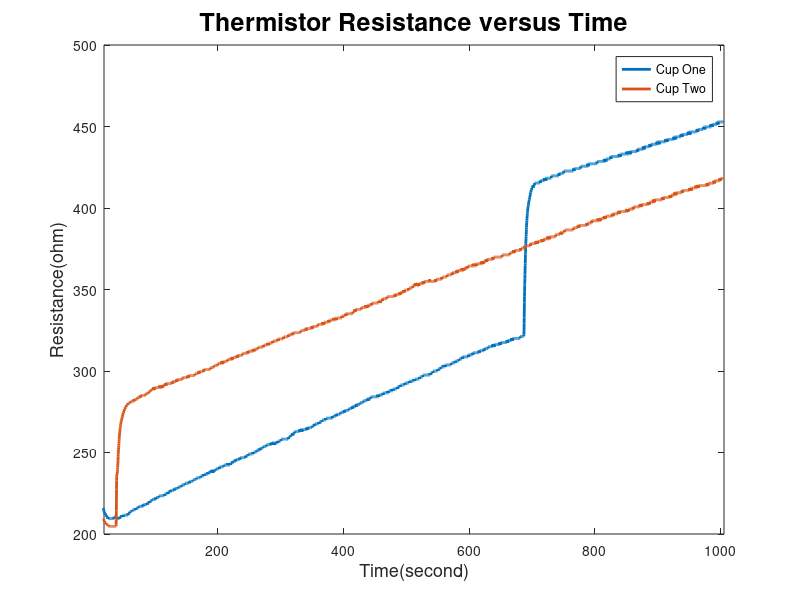

Write the MATLAB code that produced this figure.
data = csvread('lab_data.csv');
time = zeros(1,6699);
volt1 = zeros(1,6699);
volt2 = zeros(1,6699);
for i = 1:6699
    time(i) = data(i,1) + 600;
end
for i = 1:6699
    volt1(i) = data(i,2);
end
for i = 1:6699
    volt2(i) = data(i,3);
end

r1 = (1000*volt1)./(5.08-volt1);
r2 = (1000*volt2)./(5.08-volt2);
plot(time, r1, 'DisplayName', 'Cup One', 'Linewidth', 2)
hold on
plot(time, r2, 'DisplayName', 'Cup Two', 'Linewidth', 2)
hold off
legend('show')
axis([20 1005 200 500])
title('Thermistor Resistance versus Time', 'fontsize', 18)
xlabel('Time(second)', 'fontsize', 13)
ylabel('Resistance(ohm)', 'fontsize', 13)